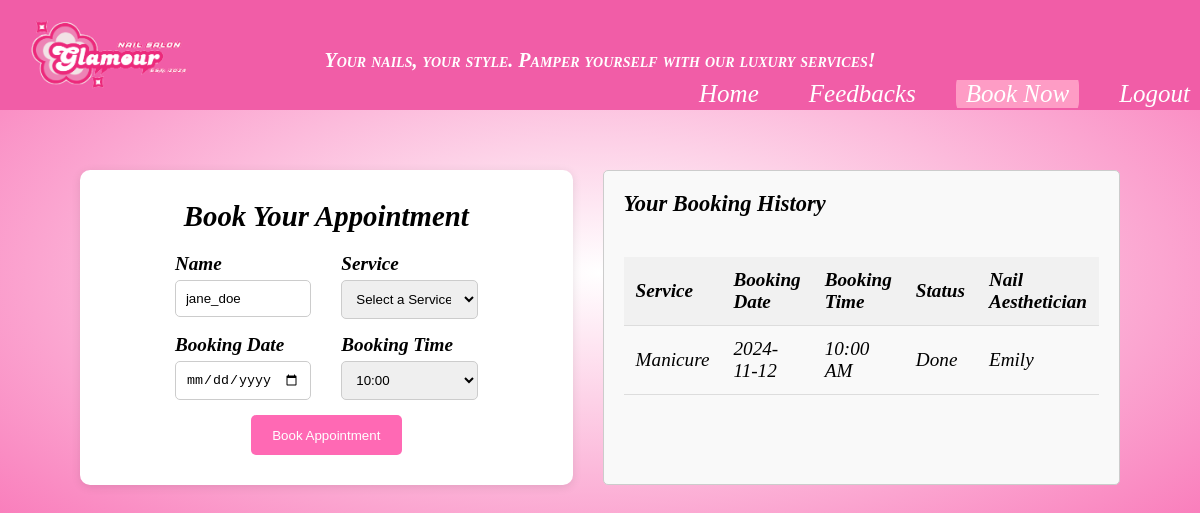
Screenshot of /booking.php (signed in) with the database file from the repository.
### tables this page shows
CREATE TABLE `bookings` (
  `id` int(11) NOT NULL,
  `username` varchar(255) NOT NULL,
  `service` varchar(255) NOT NULL,
  `booking_date` date NOT NULL,
  `status` varchar(50) DEFAULT 'pending',
  `created_at` timestamp NOT NULL DEFAULT current_timestamp(),
  `amount` decimal(10,2) DEFAULT NULL,
  `worker_id` int(11) DEFAULT NULL,
  `worker_name` varchar(255) DEFAULT NULL,
  `worker_contact` varchar(15) DEFAULT NULL,
  `booking_time` time DEFAULT NULL,
  `booking_hour` time DEFAULT NULL
);

### booking.php (the view, shortened to what this page needs)
<?php
include 'admin/db_con.php';
$username = $_SESSION['username'];
$sql = "SELECT * FROM bookings WHERE username = ? ORDER BY booking_date DESC";
$stmt = $conn->prepare($sql);
$stmt->bind_param("s", $username);
$stmt->execute();
$bookings_result = $stmt->get_result();
?>
<!DOCTYPE html>
<html lang="en">
<head>
    <link rel="stylesheet" href="styles.css">
</head>
<body>
<header>
    <div class="header-content">
        <img src="logo.png" alt="Logo" class="logo" style="margin-top:-60px; height: 200px; position:left; width:200px;">
        <p>Your nails, your style. Pamper yourself with our luxury services!</p>
        <nav>
            <ul>
                <li><a href="index.php">Home</a></li>
                <li><a href="feedbacks.php">Feedbacks</a></li>
                <li><a class="active" href="booking.php">Book Now</a></li>
                <?php if (isset($_SESSION['username'])): ?>
                    <li><a href="logout.php">Logout</a></li>
                <?php else: ?>
                    <li><a href="login.php">Login</a></li>
                <?php endif; ?>
            </ul>
        </nav>
    </div>
</header>
<section id="booking">
    <div class="container">
        <div class="booking-container">
            <h2>Book Your Appointment</h2>
            <form method="post" action="">
                <div class="clearfix">
                    <div class="form-column">
                        <label for="customer_name">Name</label>
                        <input type="text" id="customer_name" name="customer_name" required value="<?php echo htmlspecialchars($_SESSION['username']); ?>" readonly>
                    </div>
                    <div class="form-column">
                        <label for="service">Service</label>
                        <select id="service" name="service" required onchange="updatePrice()">
                            <option value="">Select a Service</option>
                        </select>
                    </div>
                </div>
                <div class="clearfix">
                    <div class="form-column">
                        <label for="booking_date">Booking Date</label>
                        <input type="date" id="booking_date" name="booking_date" required>
                    </div>
                    <div class="form-column">
                        <label for="booking_time">Booking Time</label>
                        <select id="booking_time" name="booking_time" required>
                            <?php for ($i = 10; $i <= 19; $i++): ?>
                                <option value="<?php echo str_pad($i, 2, "0", STR_PAD_LEFT); ?>:00"><?php echo str_pad($i, 2, "0", STR_PAD_LEFT); ?>:00</option>
                            <?php endfor; ?>
                        </select>
                    </div>
                </div>
                <button type="submit" class="btn">Book Appointment</button>
            </form>
        </div>
        <div class="booking-monitoring-container">
            <h3>Your Booking History</h3>
            <div class="booking-monitoring">
                <table>
                    <tr>
                        <th>Service</th>
                        <th>Booking Date</th>
                        <th>Booking Time</th>
                        <th>Status</th>
                        <th>Nail Aesthetician</th>
                    </tr>
                    <?php while ($row = $bookings_result->fetch_assoc()): ?>
                        <tr>
                            <td><?php echo htmlspecialchars($row['service']); ?></td>
                            <td><?php echo date('Y-m-d', strtotime($row['booking_date'])); ?></td>
                            <td>
                                <?php
                                    $time = date('h:i A', strtotime($row['booking_time']));
                                    echo htmlspecialchars($time);
                                ?>
                            </td>
                            <td><?php echo htmlspecialchars($row['status']); ?></td>
                            <td>
                            <?php if ($row['status'] === 'Confirmed' || $row['status'] === 'Done'): ?>
                                <?php echo htmlspecialchars($row['worker_name']); ?>
                            <?php endif; ?>
                        </td>
                        </tr>
                    <?php endwhile; ?>
                </table>
            </div>
        </div>
    </div>
</section>
</body>
</html>

### styles.css (style rules this page uses)
* { margin: 0; padding: 0; box-sizing: border-box; }
body { font: italic 1.2rem "Fira Sans", serif; background: radial-gradient( #ffffff, #f977b8); }
header { background: #f15da7; color: white; padding: 30px 0; text-align: center; position: relative; }
header .logo { position: absolute; top: 10px; left: 10px; height: 100px; width: 100px; }
nav { display: flex; overflow: hidden; justify-content: flex-start; margin-bottom: -10px; float: right; }
nav ul { list-style-type: none; display: flex; gap: 30px; }
nav ul li { display: inline; }
nav ul li a { color: white; text-decoration: none; font-size: 25px; transition: color 0.3s, transform 0.2s ease-in-out; padding: 10px; }
nav a.active { background-color: #fe9cc5; border-radius: 15px; padding: 10px; color: white; }
header p { margin-top: 10px; font-size: 15px; font: italic small-caps bold 20px/2 cursive; }
.container { width: 90%; margin: auto; }
#booking { padding: 40px 0; background: #fef6f900; display: flex; justify-content: center; align-items: center; }
.booking-container { background: white; padding: 30px; border-radius: 10px; box-shadow: 0 2px 10px rgba(0, 0, 0, 0.1); width: 90%; max-width: 600px; }
#booking h2 { text-align: center; margin-bottom: 20px; }
form { width: 70%; margin: auto; display: flex; flex-direction: column; }
form label { margin-bottom: 5px; }
form input, form select, form textarea { padding: 10px; margin-bottom: 15px; border: 1px solid #ccc; border-radius: 5px; }
form button { padding: 5px 10px; width: 50%; height: 40px; background-color: #ff69b4; color: white; border: none; cursor: pointer; border-radius: 5px; margin: auto; display: block; transition: background-color 0.3s, transform 0.3s ease-in-out; }

### booking.php (style rules this page uses)
form input, form select, form textarea { padding: 10px; margin-bottom: 15px; border: 1px solid #ccc; border-radius: 5px; width: 100%; }
.container { display: flex; justify-content: space-between; gap: 30px; padding: 20px; }
.booking-container { flex: 2; }
.booking-monitoring-container { flex: 1; padding: 20px; border: 1px solid #ccc; border-radius: 5px; background-color: #f9f9f9; }
.booking-monitoring { margin-top: 20px; max-height: 300px; overflow-y: auto; }
.booking-monitoring table { width: 100%; border-collapse: collapse; margin-top: 20px; }
.booking-monitoring th, .booking-monitoring td { padding: 12px; text-align: left; border-bottom: 1px solid #ddd; }
.booking-monitoring th { background-color: #f1f1f1; }
.clearfix { display: flex; flex-wrap: wrap; gap: 30px; justify-content: space-between; }
.form-column { flex: 1; min-width: 45%; }
label { display: block; margin-bottom: 5px; font-weight: bold; }

### rows the page displays
bookings: service "Manicure", booking_date "2024-11-12", booking_time "10:00 AM", status "Done", worker_name "Emily"

### other values shown
form field booking_time "10:00"
